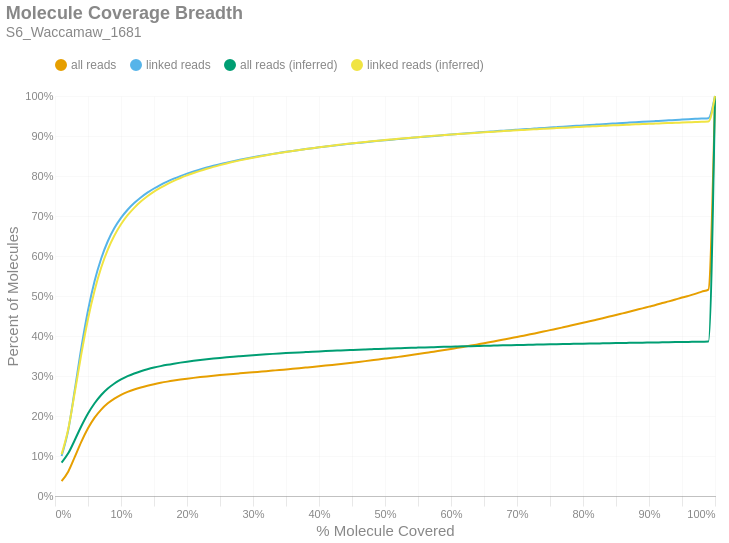

Notebook code for this chart:
### Markdown cell above
### Molecule Read Coverage
This chart shows molecule coverage breadth as computed by the number of bases aligned to that molecule. In other words, "*how much of each unique long molecule is actually sequenced/aligned?*" Keep in mind there is a distinction between sequences and alignments, since some sequences belonging to a particular molecule may not align well and wouldn't appear in the alignment data. This chart also shows molecule coverage breadth as computed by the *inferred fragment* from which the aligned sequences originate. Unlike read coverage, this calculation takes into account the total insert size, including unsequenced gaps between the forward and reverse reads. Like the previous figures, these are cumulative percents.

### Code cell
if SKIPLR:
    print_html(f"Skipped")
else:
    binned_df = consolidated_hist(valids['coverage_bp'], mask, 0.01, True)
    binned_df_inf = consolidated_hist(valids['coverage_inserts'], mask, 0.01, True)
    binned_df = binned_df.with_columns(pl.lit(binned_df_inf['all reads (cumsum)']).alias('all reads (inferred)'))
    binned_df = binned_df.with_columns(pl.lit(binned_df_inf['linked reads (cumsum)']).alias('linked reads (inferred)'))
    binned_df = binned_df.with_columns(
        (pl.col('bin').cast(pl.Float64) + 0.01).alias('right_edge')
    )

    with SafeRender(binned_df):
        (
            density_plot(binned_df, 'Molecule Coverage Breadth', samplename, 'molcov', ['all reads (inferred)','linked reads (inferred)'])
            .encode(
                #x=alt.X('bin:Q', title="% Molecule Covered").axis(format = '%').scale(padding=0),
                x=alt.X('right_edge:Q', title="% Molecule Covered").axis(format='%').scale(padding=0),
                y=alt.Y('value:Q', title='Percent of Molecules')
                    .axis(format='%')
                    .stack(False)
                    .scale(domainMin=0, padding=0),
                color=alt.Color("key:N").scale(domain = ["all reads", "linked reads", "all reads (inferred)", "linked reads (inferred)"]),
                tooltip = [
                    alt.Tooltip("key:N", title = "Data Type"),
                    alt.Tooltip("range_label:N", title="% Molecule Covered"),
                    alt.Tooltip("value:Q", format = ".2%", title="% Molecules")
                ]
            )
        ).display()

### Figure 1 — Vega-Lite specification as saved in the notebook (floating-point values rounded to 4 significant figures)
{"width": "container", "height": 400, "config": {"title": {"anchor": "start", "dy": -15, "fontSize": 18, "color": "#888888", "subtitleColor": "#888888", "subtitleFontSize": 14}, "arc": {"fill": "#0072B2"}, "axis": {"domainColor": "#888888", "domainWidth": 0.5, "gridWidth": 0.2, "grid": false, "titleFontWeight": 400, "titleFontSize": 15, "labelFontSize": 11, "labelColor": "#888888", "tickColor": "#888888", "tickWidth": 0.2, "titleColor": "#888888"}, "axisBand": {"grid": false}, "axisX": {"grid": true, "tickSize": 10, "domainCap": "round"}, "axisY": {"domain": false, "grid": true, "tickSize": 0, "domainCap": "round"}, "background": "transparent", "header": {"labelFontSize": 15, "labelColor": "#888888", "titleFontSize": 15, "titleFontWeight": 600, "titleColor": "#888888"}, "legend": {"labelFont": "sans-serif", "labelFontSize": 12, "labelColor": "#888888", "symbolSize": 100, "symbolType": "circle", "titleFontSize": 12, "titlePadding": 10, "titleColor": "#888888", "title": null, "orient": "top"}, "range": {"category": ["#E69F00", "#56B4E9", "#009E73", "#F0E442", "#0072B2", "#D55E00", "#CC79A7", "#000000"], "diverging": ["#cfe8f3", "#a2d4ec", "#73bfe2", "#46abdb", "#1696d2", "#12719e"]}, "area": {"fill": "#0072B2", "fillOpacity": 0.7, "line": true, "strokeOpacity": 0.7}, "line": {"color": "#0072B2", "stroke": "#0072B2", "strokeWidth": 2}, "trail": {"color": "#0072B2", "stroke": "#0072B2", "strokeWidth": 0, "size": 1}, "point": {"filled": true, "fillOpacity": 1.0, "size": 95}, "text": {"color": "#888888", "fontSize": 11, "align": "right", "fontWeight": 400, "size": 11}, "bar": {"fill": "#0072B2", "stroke": null}, "view": {"stroke": null, "continuousWidth": 660, "continuousHeight": 400}}, "data": {"name": "data-8b874f798378ffe9d5ff2dafb08b204e"}, "mark": {"type": "line", "interpolate": "monotone", "point": {"opacity": 0, "size": 275}}, "encoding": {"color": {"field": "key", "scale": {"domain": ["all reads", "linked reads", "all reads (inferred)", "linked reads (inferred)"]}, "type": "nominal"}, "tooltip": [{"field": "key", "title": "Data Type", "type": "nominal"}, {"field": "range_label", "title": "% Molecule Covered", "type": "nominal"}, {"field": "value", "format": ".2%", "title": "% Molecules", "type": "quantitative"}], "x": {"axis": {"format": "%"}, "field": "right_edge", "scale": {"padding": 0}, "title": "% Molecule Covered", "type": "quantitative"}, "y": {"axis": {"format": "%"}, "field": "value", "scale": {"domainMin": 0, "padding": 0}, "stack": false, "title": "Percent of Molecules", "type": "quantitative"}}, "params": [{"name": "param_c36ac31b6afebe62", "select": {"type": "point", "fields": ["key"]}, "bind": "legend"}], "title": {"text": "Molecule Coverage Breadth", "subtitle": "S6_Waccamaw_1681"}, "transform": [{"fold": ["all reads (cumsum)", "linked reads (cumsum)", "all reads (inferred)", "linked reads (inferred)"]}, {"calculate": "replace(datum.key, ' (cumsum)', '')", "as": "key"}, {"filter": {"param": "param_c36ac31b6afebe62"}}], "usermeta": {"embedOptions": {"downloadFileName": "S6_Waccamaw_1681.molcov"}}, "$schema": "https://vega.github.io/schema/vega-lite/v6.1.0.json", "datasets": {"data-8b874f798378ffe9d5ff2dafb08b204e": [{"bin": "0.0", "interval": "0.0-0.01", "all reads": 0.03731, "linked reads": 0.1002, "all reads (cumsum)": 0.03731, "linked reads (cumsum)": 0.1002, "range_label": "0.0-0.01", "all reads (inferred)": 0.08355, "linked reads (inferred)": 0.1041, "right_edge": 0.01}, {"bin": "0.01", "interval": "0.01-0.02", "all reads": 0.02347, "linked reads": 0.06397, "all reads (cumsum)": 0.06078, "linked reads (cumsum)": 0.1641, "range_label": "0.01-0.02", "all reads (inferred)": 0.1066, "linked reads (inferred)": 0.1669, "right_edge": 0.02}, {"bin": "0.02", "interval": "0.02-0.03", "all reads": 0.03685, "linked reads": 0.1016, "all reads (cumsum)": 0.09764, "linked reads (cumsum)": 0.2658, "range_label": "0.02-0.03", "all reads (inferred)": 0.1401, "linked reads (inferred)": 0.2594, "right_edge": 0.03}, {"bin": "0.03", "interval": "0.03-0.04", "all reads": 0.03826, "linked reads": 0.1059, "all reads (cumsum)": 0.1359, "linked reads (cumsum)": 0.3717, "range_label": "0.03-0.04", "all reads (inferred)": 0.1748, "linked reads (inferred)": 0.3558, "right_edge": 0.04}, {"bin": "0.04", "interval": "0.04-0.05", "all reads": 0.03327, "linked reads": 0.09221, "all reads (cumsum)": 0.1692, "linked reads (cumsum)": 0.4639, "range_label": "0.04-0.05", "all reads (inferred)": 0.2061, "linked reads (inferred)": 0.4425, "right_edge": 0.05}, {"bin": "0.05", "interval": "0.05-0.06", "all reads": 0.02659, "linked reads": 0.07367, "all reads (cumsum)": 0.1958, "linked reads (cumsum)": 0.5376, "range_label": "0.05-0.06", "all reads (inferred)": 0.2319, "linked reads (inferred)": 0.5139, "right_edge": 0.06}, {"bin": "0.06", "interval": "0.06-0.07", "all reads": 0.02034, "linked reads": 0.05633, "all reads (cumsum)": 0.2161, "linked reads (cumsum)": 0.5939, "range_label": "0.06-0.07", "all reads (inferred)": 0.2525, "linked reads (inferred)": 0.5713, "right_edge": 0.07}, {"bin": "0.07", "interval": "0.07-0.08", "all reads": 0.01554, "linked reads": 0.04299, "all reads (cumsum)": 0.2316, "linked reads (cumsum)": 0.6369, "range_label": "0.07-0.08", "all reads (inferred)": 0.2687, "linked reads (inferred)": 0.6161, "right_edge": 0.08}, {"bin": "0.08", "interval": "0.08-0.09", "all reads": 0.01189, "linked reads": 0.03282, "all reads (cumsum)": 0.2435, "linked reads (cumsum)": 0.6697, "range_label": "0.08-0.09", "all reads (inferred)": 0.2813, "linked reads (inferred)": 0.6512, "right_edge": 0.09}, {"bin": "0.09", "interval": "0.09-0.1", "all reads": 0.009265, "linked reads": 0.02553, "all reads (cumsum)": 0.2528, "linked reads (cumsum)": 0.6952, "range_label": "0.09-0.1", "all reads (inferred)": 0.2915, "linked reads (inferred)": 0.6792, "right_edge": 0.1}, {"bin": "0.1", "interval": "0.1-0.11", "all reads": 0.007415, "linked reads": 0.02041, "all reads (cumsum)": 0.2602, "linked reads (cumsum)": 0.7157, "range_label": "0.1-0.11", "all reads (inferred)": 0.2997, "linked reads (inferred)": 0.7019, "right_edge": 0.11}, {"bin": "0.11", "interval": "0.11-0.12", "all reads": 0.00608, "linked reads": 0.01669, "all reads (cumsum)": 0.2663, "linked reads (cumsum)": 0.7323, "range_label": "0.11-0.12", "all reads (inferred)": 0.3064, "linked reads (inferred)": 0.7204, "right_edge": 0.12}, {"bin": "0.12", "interval": "0.12-0.13", "all reads": 0.005115, "linked reads": 0.01403, "all reads (cumsum)": 0.2714, "linked reads (cumsum)": 0.7464, "range_label": "0.12-0.13", "all reads (inferred)": 0.312, "linked reads (inferred)": 0.7361, "right_edge": 0.13}, {"bin": "0.13", "interval": "0.13-0.14", "all reads": 0.004357, "linked reads": 0.01191, "all reads (cumsum)": 0.2758, "linked reads (cumsum)": 0.7583, "range_label": "0.13-0.14", "all reads (inferred)": 0.3169, "linked reads (inferred)": 0.7494, "right_edge": 0.14}, {"bin": "0.14", "interval": "0.14-0.15", "all reads": 0.003824, "linked reads": 0.01045, "all reads (cumsum)": 0.2796, "linked reads (cumsum)": 0.7687, "range_label": "0.14-0.15", "all reads (inferred)": 0.3211, "linked reads (inferred)": 0.761, "right_edge": 0.15}, {"bin": "0.15", "interval": "0.15-0.16", "all reads": 0.003363, "linked reads": 0.009164, "all reads (cumsum)": 0.2829, "linked reads (cumsum)": 0.7779, "range_label": "0.15-0.16", "all reads (inferred)": 0.3247, "linked reads (inferred)": 0.771, "right_edge": 0.16}, {"bin": "0.16", "interval": "0.16-0.17", "all reads": 0.002999, "linked reads": 0.008174, "all reads (cumsum)": 0.2859, "linked reads (cumsum)": 0.7861, "range_label": "0.16-0.17", "all reads (inferred)": 0.328, "linked reads (inferred)": 0.78, "right_edge": 0.17}, {"bin": "0.17", "interval": "0.17-0.18", "all reads": 0.002672, "linked reads": 0.007242, "all reads (cumsum)": 0.2886, "linked reads (cumsum)": 0.7933, "range_label": "0.17-0.18", "all reads (inferred)": 0.3308, "linked reads (inferred)": 0.7878, "right_edge": 0.18}, {"bin": "0.18", "interval": "0.18-0.19", "all reads": 0.002404, "linked reads": 0.00648, "all reads (cumsum)": 0.291, "linked reads (cumsum)": 0.7998, "range_label": "0.18-0.19", "all reads (inferred)": 0.3334, "linked reads (inferred)": 0.795, "right_edge": 0.19}, {"bin": "0.19", "interval": "0.19-0.2", "all reads": 0.002237, "linked reads": 0.006018, "all reads (cumsum)": 0.2933, "linked reads (cumsum)": 0.8058, "range_label": "0.19-0.2", "all reads (inferred)": 0.3358, "linked reads (inferred)": 0.8014, "right_edge": 0.2}, {"bin": "0.2", "interval": "0.2-0.21", "all reads": 0.002048, "linked reads": 0.005473, "all reads (cumsum)": 0.2953, "linked reads (cumsum)": 0.8113, "range_label": "0.2-0.21", "all reads (inferred)": 0.3379, "linked reads (inferred)": 0.8073, "right_edge": 0.21}, {"bin": "0.21", "interval": "0.21-0.22", "all reads": 0.001921, "linked reads": 0.005113, "all reads (cumsum)": 0.2972, "linked reads (cumsum)": 0.8164, "range_label": "0.21-0.22", "all reads (inferred)": 0.34, "linked reads (inferred)": 0.8129, "right_edge": 0.22}, {"bin": "0.22", "interval": "0.22-0.23", "all reads": 0.001795, "linked reads": 0.004718, "all reads (cumsum)": 0.299, "linked reads (cumsum)": 0.8211, "range_label": "0.22-0.23", "all reads (inferred)": 0.3418, "linked reads (inferred)": 0.8179, "right_edge": 0.23}, {"bin": "0.23", "interval": "0.23-0.24", "all reads": 0.001675, "linked reads": 0.004378, "all reads (cumsum)": 0.3007, "linked reads (cumsum)": 0.8255, "range_label": "0.23-0.24", "all reads (inferred)": 0.3436, "linked reads (inferred)": 0.8228, "right_edge": 0.24}, {"bin": "0.24", "interval": "0.24-0.25", "all reads": 0.001596, "linked reads": 0.004123, "all reads (cumsum)": 0.3023, "linked reads (cumsum)": 0.8296, "range_label": "0.24-0.25", "all reads (inferred)": 0.3452, "linked reads (inferred)": 0.8272, "right_edge": 0.25}, {"bin": "0.25", "interval": "0.25-0.26", "all reads": 0.001481, "linked reads": 0.00378, "all reads (cumsum)": 0.3038, "linked reads (cumsum)": 0.8334, "range_label": "0.25-0.26", "all reads (inferred)": 0.3467, "linked reads (inferred)": 0.8314, "right_edge": 0.26}, {"bin": "0.26", "interval": "0.26-0.27", "all reads": 0.001426, "linked reads": 0.003592, "all reads (cumsum)": 0.3052, "linked reads (cumsum)": 0.837, "range_label": "0.26-0.27", "all reads (inferred)": 0.3482, "linked reads (inferred)": 0.8354, "right_edge": 0.27}, {"bin": "0.27", "interval": "0.27-0.28", "all reads": 0.001394, "linked reads": 0.003417, "all reads (cumsum)": 0.3066, "linked reads (cumsum)": 0.8404, "range_label": "0.27-0.28", "all reads (inferred)": 0.3495, "linked reads (inferred)": 0.839, "right_edge": 0.28}, {"bin": "0.28", "interval": "0.28-0.29", "all reads": 0.001383, "linked reads": 0.003251, "all reads (cumsum)": 0.308, "linked reads (cumsum)": 0.8437, "range_label": "0.28-0.29", "all reads (inferred)": 0.3508, "linked reads (inferred)": 0.8425, "right_edge": 0.29}, {"bin": "0.29", "interval": "0.29-0.3", "all reads": 0.001372, "linked reads": 0.003108, "all reads (cumsum)": 0.3093, "linked reads (cumsum)": 0.8468, "range_label": "0.29-0.3", "all reads (inferred)": 0.352, "linked reads (inferred)": 0.8458, "right_edge": 0.3}, {"bin": "0.3", "interval": "0.3-0.31", "all reads": 0.001399, "linked reads": 0.002987, "all reads (cumsum)": 0.3107, "linked reads (cumsum)": 0.8498, "range_label": "0.3-0.31", "all reads (inferred)": 0.3531, "linked reads (inferred)": 0.8489, "right_edge": 0.31}, {"bin": "0.31", "interval": "0.31-0.32", "all reads": 0.001398, "linked reads": 0.002823, "all reads (cumsum)": 0.3121, "linked reads (cumsum)": 0.8526, "range_label": "0.31-0.32", "all reads (inferred)": 0.3542, "linked reads (inferred)": 0.8519, "right_edge": 0.32}, {"bin": "0.32", "interval": "0.32-0.33", "all reads": 0.00143, "linked reads": 0.002713, "all reads (cumsum)": 0.3136, "linked reads (cumsum)": 0.8553, "range_label": "0.32-0.33", "all reads (inferred)": 0.3553, "linked reads (inferred)": 0.8548, "right_edge": 0.33}, {"bin": "0.33", "interval": "0.33-0.34", "all reads": 0.001428, "linked reads": 0.002572, "all reads (cumsum)": 0.315, "linked reads (cumsum)": 0.8579, "range_label": "0.33-0.34", "all reads (inferred)": 0.3563, "linked reads (inferred)": 0.8575, "right_edge": 0.34}, {"bin": "0.34", "interval": "0.34-0.35", "all reads": 0.001483, "linked reads": 0.002515, "all reads (cumsum)": 0.3165, "linked reads (cumsum)": 0.8604, "range_label": "0.34-0.35", "all reads (inferred)": 0.3573, "linked reads (inferred)": 0.8601, "right_edge": 0.35}, {"bin": "0.35", "interval": "0.35-0.36", "all reads": 0.001476, "linked reads": 0.002391, "all reads (cumsum)": 0.318, "linked reads (cumsum)": 0.8628, "range_label": "0.35-0.36", "all reads (inferred)": 0.3582, "linked reads (inferred)": 0.8626, "right_edge": 0.36}, {"bin": "0.36", "interval": "0.36-0.37", "all reads": 0.00154, "linked reads": 0.002291, "all reads (cumsum)": 0.3195, "linked reads (cumsum)": 0.8651, "range_label": "0.36-0.37", "all reads (inferred)": 0.359, "linked reads (inferred)": 0.865, "right_edge": 0.37}, {"bin": "0.37", "interval": "0.37-0.38", "all reads": 0.001579, "linked reads": 0.002239, "all reads (cumsum)": 0.3211, "linked reads (cumsum)": 0.8673, "range_label": "0.37-0.38", "all reads (inferred)": 0.3599, "linked reads (inferred)": 0.8672, "right_edge": 0.38}, {"bin": "0.38", "interval": "0.38-0.39", "all reads": 0.0016, "linked reads": 0.002141, "all reads (cumsum)": 0.3227, "linked reads (cumsum)": 0.8694, "range_label": "0.38-0.39", "all reads (inferred)": 0.3607, "linked reads (inferred)": 0.8695, "right_edge": 0.39}, {"bin": "0.39", "interval": "0.39-0.4", "all reads": 0.001678, "linked reads": 0.002152, "all reads (cumsum)": 0.3244, "linked reads (cumsum)": 0.8716, "range_label": "0.39-0.4", "all reads (inferred)": 0.3615, "linked reads (inferred)": 0.8717, "right_edge": 0.4}, {"bin": "0.4", "interval": "0.4-0.41", "all reads": 0.00168, "linked reads": 0.002, "all reads (cumsum)": 0.326, "linked reads (cumsum)": 0.8736, "range_label": "0.4-0.41", "all reads (inferred)": 0.3623, "linked reads (inferred)": 0.8739, "right_edge": 0.41}, {"bin": "0.41", "interval": "0.41-0.42", "all reads": 0.001751, "linked reads": 0.001944, "all reads (cumsum)": 0.3278, "linked reads (cumsum)": 0.8755, "range_label": "0.41-0.42", "all reads (inferred)": 0.3631, "linked reads (inferred)": 0.8759, "right_edge": 0.42}, {"bin": "0.42", "interval": "0.42-0.43", "all reads": 0.001804, "linked reads": 0.0019, "all reads (cumsum)": 0.3296, "linked reads (cumsum)": 0.8774, "range_label": "0.42-0.43", "all reads (inferred)": 0.3638, "linked reads (inferred)": 0.8778, "right_edge": 0.43}, {"bin": "0.43", "interval": "0.43-0.44", "all reads": 0.001803, "linked reads": 0.001856, "all reads (cumsum)": 0.3314, "linked reads (cumsum)": 0.8793, "range_label": "0.43-0.44", "all reads (inferred)": 0.3645, "linked reads (inferred)": 0.8798, "right_edge": 0.44}, {"bin": "0.44", "interval": "0.44-0.45", "all reads": 0.001889, "linked reads": 0.001836, "all reads (cumsum)": 0.3333, "linked reads (cumsum)": 0.8811, "range_label": "0.44-0.45", "all reads (inferred)": 0.3652, "linked reads (inferred)": 0.8816, "right_edge": 0.45}, {"bin": "0.45", "interval": "0.45-0.46", "all reads": 0.001939, "linked reads": 0.001737, "all reads (cumsum)": 0.3352, "linked reads (cumsum)": 0.8829, "range_label": "0.45-0.46", "all reads (inferred)": 0.3658, "linked reads (inferred)": 0.8834, "right_edge": 0.46}, {"bin": "0.46", "interval": "0.46-0.47", "all reads": 0.00198, "linked reads": 0.001727, "all reads (cumsum)": 0.3372, "linked reads (cumsum)": 0.8846, "range_label": "0.46-0.47", "all reads (inferred)": 0.3665, "linked reads (inferred)": 0.885, "right_edge": 0.47}, {"bin": "0.47", "interval": "0.47-0.48", "all reads": 0.002009, "linked reads": 0.00165, "all reads (cumsum)": 0.3392, "linked reads (cumsum)": 0.8862, "range_label": "0.47-0.48", "all reads (inferred)": 0.3671, "linked reads (inferred)": 0.8867, "right_edge": 0.48}, {"bin": "0.48", "interval": "0.48-0.49", "all reads": 0.002034, "linked reads": 0.001608, "all reads (cumsum)": 0.3412, "linked reads (cumsum)": 0.8879, "range_label": "0.48-0.49", "all reads (inferred)": 0.3677, "linked reads (inferred)": 0.8884, "right_edge": 0.49}, {"bin": "0.49", "interval": "0.49-0.5", "all reads": 0.002249, "linked reads": 0.001564, "all reads (cumsum)": 0.3435, "linked reads (cumsum)": 0.8894, "range_label": "0.49-0.5", "all reads (inferred)": 0.3683, "linked reads (inferred)": 0.8899, "right_edge": 0.5}, {"bin": "0.5", "interval": "0.5-0.51", "all reads": 0.001994, "linked reads": 0.001458, "all reads (cumsum)": 0.3455, "linked reads (cumsum)": 0.8909, "range_label": "0.5-0.51", "all reads (inferred)": 0.3688, "linked reads (inferred)": 0.8914, "right_edge": 0.51}, {"bin": "0.51", "interval": "0.51-0.52", "all reads": 0.002322, "linked reads": 0.001535, "all reads (cumsum)": 0.3478, "linked reads (cumsum)": 0.8924, "range_label": "0.51-0.52", "all reads (inferred)": 0.3694, "linked reads (inferred)": 0.8929, "right_edge": 0.52}, {"bin": "0.52", "interval": "0.52-0.53", "all reads": 0.00229, "linked reads": 0.001513, "all reads (cumsum)": 0.3501, "linked reads (cumsum)": 0.8939, "range_label": "0.52-0.53", "all reads (inferred)": 0.3699, "linked reads (inferred)": 0.8944, "right_edge": 0.53}, {"bin": "0.53", "interval": "0.53-0.54", "all reads": 0.002331, "linked reads": 0.001428, "all reads (cumsum)": 0.3524, "linked reads (cumsum)": 0.8954, "range_label": "0.53-0.54", "all reads (inferred)": 0.3705, "linked reads (inferred)": 0.8958, "right_edge": 0.54}, {"bin": "0.54", "interval": "0.54-0.55", "all reads": 0.002358, "linked reads": 0.001403, "all reads (cumsum)": 0.3548, "linked reads (cumsum)": 0.8968, "range_label": "0.54-0.55", "all reads (inferred)": 0.371, "linked reads (inferred)": 0.8971, "right_edge": 0.55}, {"bin": "0.55", "interval": "0.55-0.56", "all reads": 0.00246, "linked reads": 0.001415, "all reads (cumsum)": 0.3573, "linked reads (cumsum)": 0.8982, "range_label": "0.55-0.56", "all reads (inferred)": 0.3715, "linked reads (inferred)": 0.8985, "right_edge": 0.56}, {"bin": "0.56", "interval": "0.56-0.57", "all reads": 0.002541, "linked reads": 0.001347, "all reads (cumsum)": 0.3598, "linked reads (cumsum)": 0.8995, "range_label": "0.56-0.57", "all reads (inferred)": 0.372, "linked reads (inferred)": 0.8998, "right_edge": 0.57}, {"bin": "0.57", "interval": "0.57-0.58", "all reads": 0.002517, "linked reads": 0.001408, "all reads (cumsum)": 0.3623, "linked reads (cumsum)": 0.9009, "range_label": "0.57-0.58", "all reads (inferred)": 0.3725, "linked reads (inferred)": 0.9011, "right_edge": 0.58}, {"bin": "0.58", "interval": "0.58-0.59", "all reads": 0.00264, "linked reads": 0.001372, "all reads (cumsum)": 0.365, "linked reads (cumsum)": 0.9023, "range_label": "0.58-0.59", "all reads (inferred)": 0.3729, "linked reads (inferred)": 0.9024, "right_edge": 0.59}, {"bin": "0.59", "interval": "0.59-0.6", "all reads": 0.00274, "linked reads": 0.001308, "all reads (cumsum)": 0.3677, "linked reads (cumsum)": 0.9036, "range_label": "0.59-0.6", "all reads (inferred)": 0.3734, "linked reads (inferred)": 0.9036, "right_edge": 0.6}, {"bin": "0.6", "interval": "0.6-0.61", "all reads": 0.002656, "linked reads": 0.001266, "all reads (cumsum)": 0.3703, "linked reads (cumsum)": 0.9049, "range_label": "0.6-0.61", "all reads (inferred)": 0.3738, "linked reads (inferred)": 0.9048, "right_edge": 0.61}, {"bin": "0.61", "interval": "0.61-0.62", "all reads": 0.00282, "linked reads": 0.001233, "all reads (cumsum)": 0.3732, "linked reads (cumsum)": 0.9061, "range_label": "0.61-0.62", "all reads (inferred)": 0.3743, "linked reads (inferred)": 0.9059, "right_edge": 0.62}, {"bin": "0.62", "interval": "0.62-0.63", "all reads": 0.002874, "linked reads": 0.001244, "all reads (cumsum)": 0.376, "linked reads (cumsum)": 0.9073, "range_label": "0.62-0.63", "all reads (inferred)": 0.3747, "linked reads (inferred)": 0.907, "right_edge": 0.63}, {"bin": "0.63", "interval": "0.63-0.64", "all reads": 0.002923, "linked reads": 0.001212, "all reads (cumsum)": 0.379, "linked reads (cumsum)": 0.9086, "range_label": "0.63-0.64", "all reads (inferred)": 0.3751, "linked reads (inferred)": 0.9081, "right_edge": 0.64}, {"bin": "0.64", "interval": "0.64-0.65", "all reads": 0.002941, "linked reads": 0.001229, "all reads (cumsum)": 0.3819, "linked reads (cumsum)": 0.9098, "range_label": "0.64-0.65", "all reads (inferred)": 0.3755, "linked reads (inferred)": 0.9093, "right_edge": 0.65}, {"bin": "0.65", "interval": "0.65-0.66", "all reads": 0.003113, "linked reads": 0.0012, "all reads (cumsum)": 0.385, "linked reads (cumsum)": 0.911, "range_label": "0.65-0.66", "all reads (inferred)": 0.3759, "linked reads (inferred)": 0.9103, "right_edge": 0.66}, {"bin": "0.66", "interval": "0.66-0.67", "all reads": 0.003045, "linked reads": 0.001208, "all reads (cumsum)": 0.3881, "linked reads (cumsum)": 0.9122, "range_label": "0.66-0.67", "all reads (inferred)": 0.3763, "linked reads (inferred)": 0.9113, "right_edge": 0.67}, {"bin": "0.67", "interval": "0.67-0.68", "all reads": 0.003142, "linked reads": 0.001164, "all reads (cumsum)": 0.3912, "linked reads (cumsum)": 0.9134, "range_label": "0.67-0.68", "all reads (inferred)": 0.3767, "linked reads (inferred)": 0.9123, "right_edge": 0.68}, {"bin": "0.68", "interval": "0.68-0.69", "all reads": 0.00317, "linked reads": 0.001198, "all reads (cumsum)": 0.3944, "linked reads (cumsum)": 0.9146, "range_label": "0.68-0.69", "all reads (inferred)": 0.3771, "linked reads (inferred)": 0.9133, "right_edge": 0.69}, {"bin": "0.69", "interval": "0.69-0.7", "all reads": 0.003288, "linked reads": 0.001114, "all reads (cumsum)": 0.3977, "linked reads (cumsum)": 0.9157, "range_label": "0.69-0.7", "all reads (inferred)": 0.3774, "linked reads (inferred)": 0.9143, "right_edge": 0.7}, {"bin": "0.7", "interval": "0.7-0.71", "all reads": 0.003206, "linked reads": 0.001095, "all reads (cumsum)": 0.4009, "linked reads (cumsum)": 0.9168, "range_label": "0.7-0.71", "all reads (inferred)": 0.3778, "linked reads (inferred)": 0.9152, "right_edge": 0.71}, {"bin": "0.71", "interval": "0.71-0.72", "all reads": 0.003279, "linked reads": 0.001047, "all reads (cumsum)": 0.4041, "linked reads (cumsum)": 0.9178, "range_label": "0.71-0.72", "all reads (inferred)": 0.3781, "linked reads (inferred)": 0.9162, "right_edge": 0.72}, {"bin": "0.72", "interval": "0.72-0.73", "all reads": 0.003418, "linked reads": 0.001113, "all reads (cumsum)": 0.4076, "linked reads (cumsum)": 0.9189, "range_label": "0.72-0.73", "all reads (inferred)": 0.3785, "linked reads (inferred)": 0.9171, "right_edge": 0.73}, {"bin": "0.73", "interval": "0.73-0.74", "all reads": 0.003428, "linked reads": 0.001112, "all reads (cumsum)": 0.411, "linked reads (cumsum)": 0.92, "range_label": "0.73-0.74", "all reads (inferred)": 0.3788, "linked reads (inferred)": 0.918, "right_edge": 0.74}, {"bin": "0.74", "interval": "0.74-0.75", "all reads": 0.003688, "linked reads": 0.001091, "all reads (cumsum)": 0.4147, "linked reads (cumsum)": 0.9211, "range_label": "0.74-0.75", "all reads (inferred)": 0.3792, "linked reads (inferred)": 0.9189, "right_edge": 0.75}, {"bin": "0.75", "interval": "0.75-0.76", "all reads": 0.003452, "linked reads": 0.001016, "all reads (cumsum)": 0.4181, "linked reads (cumsum)": 0.9221, "range_label": "0.75-0.76", "all reads (inferred)": 0.3795, "linked reads (inferred)": 0.9197, "right_edge": 0.76}, {"bin": "0.76", "interval": "0.76-0.77", "all reads": 0.003636, "linked reads": 0.001035, "all reads (cumsum)": 0.4218, "linked reads (cumsum)": 0.9232, "range_label": "0.76-0.77", "all reads (inferred)": 0.3798, "linked reads (inferred)": 0.9206, "right_edge": 0.77}, {"bin": "0.77", "interval": "0.77-0.78", "all reads": 0.003684, "linked reads": 0.001095, "all reads (cumsum)": 0.4255, "linked reads (cumsum)": 0.9243, "range_label": "0.77-0.78", "all reads (inferred)": 0.3801, "linked reads (inferred)": 0.9214, "right_edge": 0.78}, {"bin": "0.78", "interval": "0.78-0.79", "all reads": 0.00369, "linked reads": 0.001045, "all reads (cumsum)": 0.4291, "linked reads (cumsum)": 0.9253, "range_label": "0.78-0.79", "all reads (inferred)": 0.3805, "linked reads (inferred)": 0.9222, "right_edge": 0.79}, {"bin": "0.79", "interval": "0.79-0.8", "all reads": 0.003932, "linked reads": 0.001116, "all reads (cumsum)": 0.4331, "linked reads (cumsum)": 0.9264, "range_label": "0.79-0.8", "all reads (inferred)": 0.3808, "linked reads (inferred)": 0.9231, "right_edge": 0.8}, {"bin": "0.8", "interval": "0.8-0.81", "all reads": 0.003689, "linked reads": 0.001029, "all reads (cumsum)": 0.4368, "linked reads (cumsum)": 0.9275, "range_label": "0.8-0.81", "all reads (inferred)": 0.3811, "linked reads (inferred)": 0.9239, "right_edge": 0.81}, {"bin": "0.81", "interval": "0.81-0.82", "all reads": 0.003859, "linked reads": 0.001002, "all reads (cumsum)": 0.4406, "linked reads (cumsum)": 0.9285, "range_label": "0.81-0.82", "all reads (inferred)": 0.3814, "linked reads (inferred)": 0.9247, "right_edge": 0.82}, {"bin": "0.82", "interval": "0.82-0.83", "all reads": 0.003928, "linked reads": 0.000995, "all reads (cumsum)": 0.4446, "linked reads (cumsum)": 0.9295, "range_label": "0.82-0.83", "all reads (inferred)": 0.3817, "linked reads (inferred)": 0.9254, "right_edge": 0.83}, {"bin": "0.83", "interval": "0.83-0.84", "all reads": 0.003994, "linked reads": 0.001026, "all reads (cumsum)": 0.4485, "linked reads (cumsum)": 0.9305, "range_label": "0.83-0.84", "all reads (inferred)": 0.382, "linked reads (inferred)": 0.9262, "right_edge": 0.84}, {"bin": "0.84", "interval": "0.84-0.85", "all reads": 0.003966, "linked reads": 0.001001, "all reads (cumsum)": 0.4525, "linked reads (cumsum)": 0.9315, "range_label": "0.84-0.85", "all reads (inferred)": 0.3823, "linked reads (inferred)": 0.9269, "right_edge": 0.85}, {"bin": "0.85", "interval": "0.85-0.86", "all reads": 0.004122, "linked reads": 0.001015, "all reads (cumsum)": 0.4566, "linked reads (cumsum)": 0.9325, "range_label": "0.85-0.86", "all reads (inferred)": 0.3826, "linked reads (inferred)": 0.9277, "right_edge": 0.86}, {"bin": "0.86", "interval": "0.86-0.87", "all reads": 0.004074, "linked reads": 0.0009464, "all reads (cumsum)": 0.4607, "linked reads (cumsum)": 0.9335, "range_label": "0.86-0.87", "all reads (inferred)": 0.3828, "linked reads (inferred)": 0.9284, "right_edge": 0.87}, {"bin": "0.87", "interval": "0.87-0.88", "all reads": 0.004226, "linked reads": 0.0009427, "all reads (cumsum)": 0.4649, "linked reads (cumsum)": 0.9344, "range_label": "0.87-0.88", "all reads (inferred)": 0.3831, "linked reads (inferred)": 0.9291, "right_edge": 0.88}, {"bin": "0.88", "interval": "0.88-0.89", "all reads": 0.004156, "linked reads": 0.0009306, "all reads (cumsum)": 0.4691, "linked reads (cumsum)": 0.9353, "range_label": "0.88-0.89", "all reads (inferred)": 0.3834, "linked reads (inferred)": 0.9298, "right_edge": 0.89}, {"bin": "0.89", "interval": "0.89-0.9", "all reads": 0.004369, "linked reads": 0.0009487, "all reads (cumsum)": 0.4735, "linked reads (cumsum)": 0.9363, "range_label": "0.89-0.9", "all reads (inferred)": 0.3836, "linked reads (inferred)": 0.9304, "right_edge": 0.9}, {"bin": "0.9", "interval": "0.9-0.91", "all reads": 0.004162, "linked reads": 0.0009816, "all reads (cumsum)": 0.4776, "linked reads (cumsum)": 0.9373, "range_label": "0.9-0.91", "all reads (inferred)": 0.3839, "linked reads (inferred)": 0.9311, "right_edge": 0.91}, {"bin": "0.91", "interval": "0.91-0.92", "all reads": 0.004776, "linked reads": 0.001001, "all reads (cumsum)": 0.4824, "linked reads (cumsum)": 0.9383, "range_label": "0.91-0.92", "all reads (inferred)": 0.3842, "linked reads (inferred)": 0.9318, "right_edge": 0.92}, {"bin": "0.92", "interval": "0.92-0.93", "all reads": 0.004135, "linked reads": 0.0009094, "all reads (cumsum)": 0.4865, "linked reads (cumsum)": 0.9392, "range_label": "0.92-0.93", "all reads (inferred)": 0.3844, "linked reads (inferred)": 0.9324, "right_edge": 0.93}, {"bin": "0.93", "interval": "0.93-0.94", "all reads": 0.004556, "linked reads": 0.0009459, "all reads (cumsum)": 0.4911, "linked reads (cumsum)": 0.9401, "range_label": "0.93-0.94", "all reads (inferred)": 0.3847, "linked reads (inferred)": 0.9331, "right_edge": 0.94}, {"bin": "0.94", "interval": "0.94-0.95", "all reads": 0.004946, "linked reads": 0.0009084, "all reads (cumsum)": 0.496, "linked reads (cumsum)": 0.941, "range_label": "0.94-0.95", "all reads (inferred)": 0.385, "linked reads (inferred)": 0.9337, "right_edge": 0.95}, {"bin": "0.95", "interval": "0.95-0.96", "all reads": 0.004264, "linked reads": 0.0009043, "all reads (cumsum)": 0.5003, "linked reads (cumsum)": 0.9419, "range_label": "0.95-0.96", "all reads (inferred)": 0.3853, "linked reads (inferred)": 0.9344, "right_edge": 0.96}, {"bin": "0.96", "interval": "0.96-0.97", "all reads": 0.005002, "linked reads": 0.0008992, "all reads (cumsum)": 0.5053, "linked reads (cumsum)": 0.9428, "range_label": "0.96-0.97", "all reads (inferred)": 0.3855, "linked reads (inferred)": 0.935, "right_edge": 0.97}, {"bin": "0.97", "interval": "0.97-0.98", "all reads": 0.005601, "linked reads": 0.0009052, "all reads (cumsum)": 0.5109, "linked reads (cumsum)": 0.9437, "range_label": "0.97-0.98", "all reads (inferred)": 0.3858, "linked reads (inferred)": 0.9356, "right_edge": 0.98}, {"bin": "0.98", "interval": "0.98-0.99", "all reads": 0.005241, "linked reads": 0.0009186, "all reads (cumsum)": 0.5161, "linked reads (cumsum)": 0.9446, "range_label": "0.98-0.99", "all reads (inferred)": 0.3861, "linked reads (inferred)": 0.936, "right_edge": 0.99}, {"bin": "0.99", "interval": "0.99-1.0", "all reads": 0.4839, "linked reads": 0.05535, "all reads (cumsum)": 1.0, "linked reads (cumsum)": 1.0, "range_label": "0.99-1.0", "all reads (inferred)": 1.0, "linked reads (inferred)": 1.0, "right_edge": 1.0}]}}
